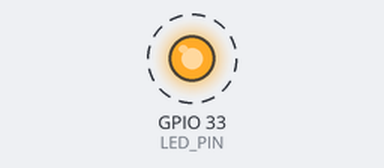
Bench run of a sketch on a simulated ESP32. On the bench: output pins drawn as LEDs (lit = HIGH). Dashed ring = blinking. What the sketch prints to the serial monitor is not drawn.

Above: at 2.5 s.
Timing chart, 0 to 6.6 s (numbered marks = the images above):
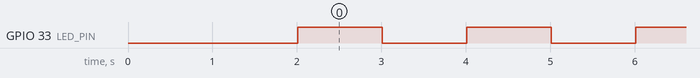

The sketch:

esp32_ultra_minimal.ino
```cpp
/*
 * Ultra minimal ESP32 test - NO LIBRARIES
 * Tests if board settings are correct
 */

#define LED_PIN 33  // Built-in LED on AI-Thinker ESP32-CAM

void setup() {
  Serial.begin(115200);
  delay(2000);  // Wait for serial to stabilize

  Serial.println("\n\n=== ULTRA MINIMAL TEST ===");
  Serial.println("If you see this, ESP32 is working!");
  Serial.println("Board settings are correct.");

  pinMode(LED_PIN, OUTPUT);
  Serial.println("LED pin configured.");
}

void loop() {
  Serial.println("Loop running... (LED blinking)");
  digitalWrite(LED_PIN, HIGH);
  delay(1000);
  digitalWrite(LED_PIN, LOW);
  delay(1000);
}
```

Measured:
- by itself, GPIO 33 (LED_PIN): alternates HIGH for 1.0 s and LOW for 1.0 s
